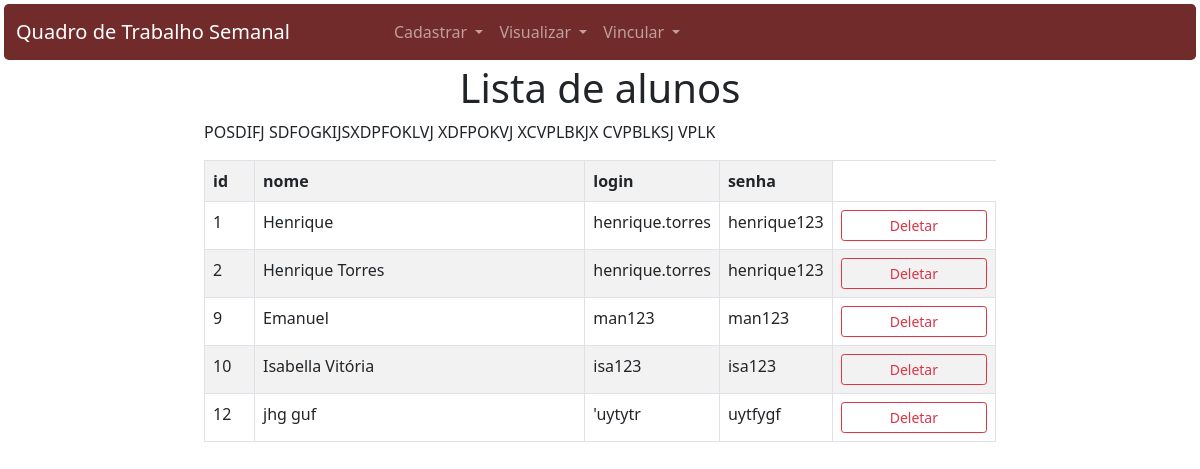
The app's page /listar_alunos/, older data.
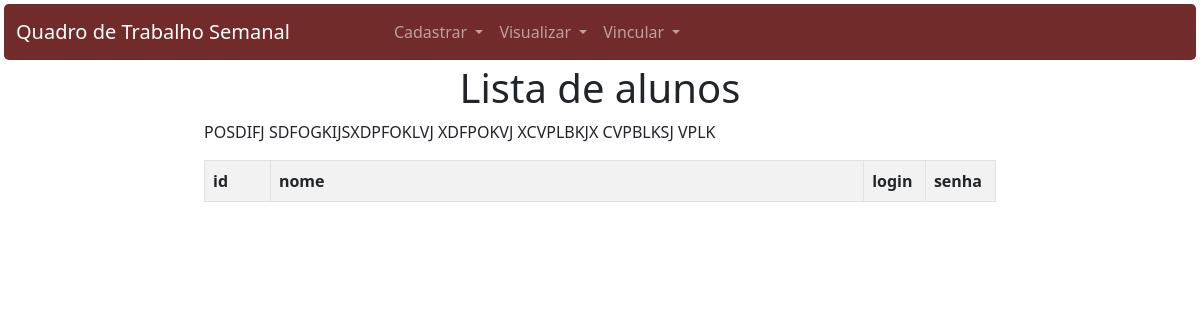
The same page, newer data.
### app_qts/models.py (models this page shows)
class Aluno(models.Model): #herda da classe models.Model
    id_aluno = models.AutoField(primary_key=True)
    nome = models.TextField(max_length=255)
    login = models.TextField(max_length=50, default="sem login")
    senha = models.TextField(max_length=50, default="sem senha")

### app_qts/views.py (the view)
# urls.py: path('listar_alunos/',views.listar_alunos,name='listar_alunos'),
def listar_alunos(request):
    alunos = { # cria um dicionário de alunos
        'alunos': Aluno.objects.all() # pega todos os objetos da classe Aluno
    }
    return render(request,'qts/listagem/alunos.html/',alunos)

### app_qts/templates/qts/listagem/alunos.html
{% extends 'qts/base.html' %}
{% block conteudo %}
<div class="row text-center">
    <h1>Lista de alunos</h1>
</div>
<div class="row">
    <div class="col"></div>
    <div class="col-8 justify-content-center">
        <p>POSDIFJ SDFOGKIJSXDPFOKLVJ XDFPOKVJ XCVPLBKJX CVPBLKSJ VPLK</p>
        <table class="table table-bordered table-striped table-hover">
            <tr>
                <th class="col-1">id</th>
                <th class="col-9">nome</th>
                <th>login</th>
                <th>senha</th>
            </tr>
            {% for aluno in alunos %}
            <tr>
                <td>{{aluno.id_aluno}}</td>
                <td>{{aluno.nome}}</td>
                <td> {{aluno.login}} </td>
                <td> {{aluno.senha}} </td>
                <td>
                    {% if aluno.id_aluno %}
                    <a href=" {% url 'deletar_alunos' aluno.id_aluno %} " class="btn btn-outline-danger btn-sm px-5">Deletar</a>
                    {% endif %}
                </td>
            </tr>
            {% endfor %}
        </table>
    </div>
    <div class="col"></div>
</div>
{% endblock %}

### app_qts/templates/qts/base.html (shortened to what this page needs)
<!doctype html>
<html lang="en">
<head>
  <link href="https://cdn.jsdelivr.net/npm/bootstrap@5.0.2/dist/css/bootstrap.min.css" rel="stylesheet"
>
</head>
<body>
  <div style="background-color: rgb(255, 255, 255);" class="p-1 ">
    <nav style="background-color: rgb(113, 43, 43) !important; color: white;"
      class="navbar navbar-expand-lg navbar-dark bg-dark rounded-3">
      <div class="container-fluid">
        <a class="navbar-brand me-5 pe-5" href=" {% url 'home' %} ">Quadro de Trabalho Semanal</a>
        <div class="collapse navbar-collapse" id="navbarSupportedContent">
          <ul class="navbar-nav me-auto mb-2 mb-lg-0">
            <li class="nav-item dropdown">
              <a class="nav-link dropdown-toggle" href="#" id="navbarDropdown" role="button" data-bs-toggle="dropdown"
                aria-expanded="false">
                Cadastrar
              </a>
            </li>
            <li class="nav-item dropdown">
              <a class="nav-link dropdown-toggle" href="#" id="navbarDropdown" role="button" data-bs-toggle="dropdown"
                aria-expanded="false">
                Visualizar
              </a>
            </li>
            <li class="nav-item dropdown">
              <a class="nav-link dropdown-toggle" href="#" id="navbarDropdown" role="button" data-bs-toggle="dropdown"
                aria-expanded="false">
                Vincular
              </a>
            </li>
          </ul>
        </div>
      </div>
    </nav>
  </div>
  {% block conteudo %}
  {% endblock %}
</body>
</html>

Row changes from the older to the newer data that the page shows:
removed Aluno: id_aluno "1", nome "Henrique", login "henrique.torres", senha "henrique123", shows "Deletar"
removed Aluno: id_aluno "2", nome "Henrique Torres", login "henrique.torres", senha "henrique123", shows "Deletar"
removed Aluno: id_aluno "9", nome "Emanuel", login "man123", senha "man123", shows "Deletar"
removed Aluno: id_aluno "10", nome "Isabella Vitória", login "isa123", senha "isa123", shows "Deletar"
removed Aluno: id_aluno "12", nome "jhg guf", login "'uytytr", senha "uytfygf", shows "Deletar"
